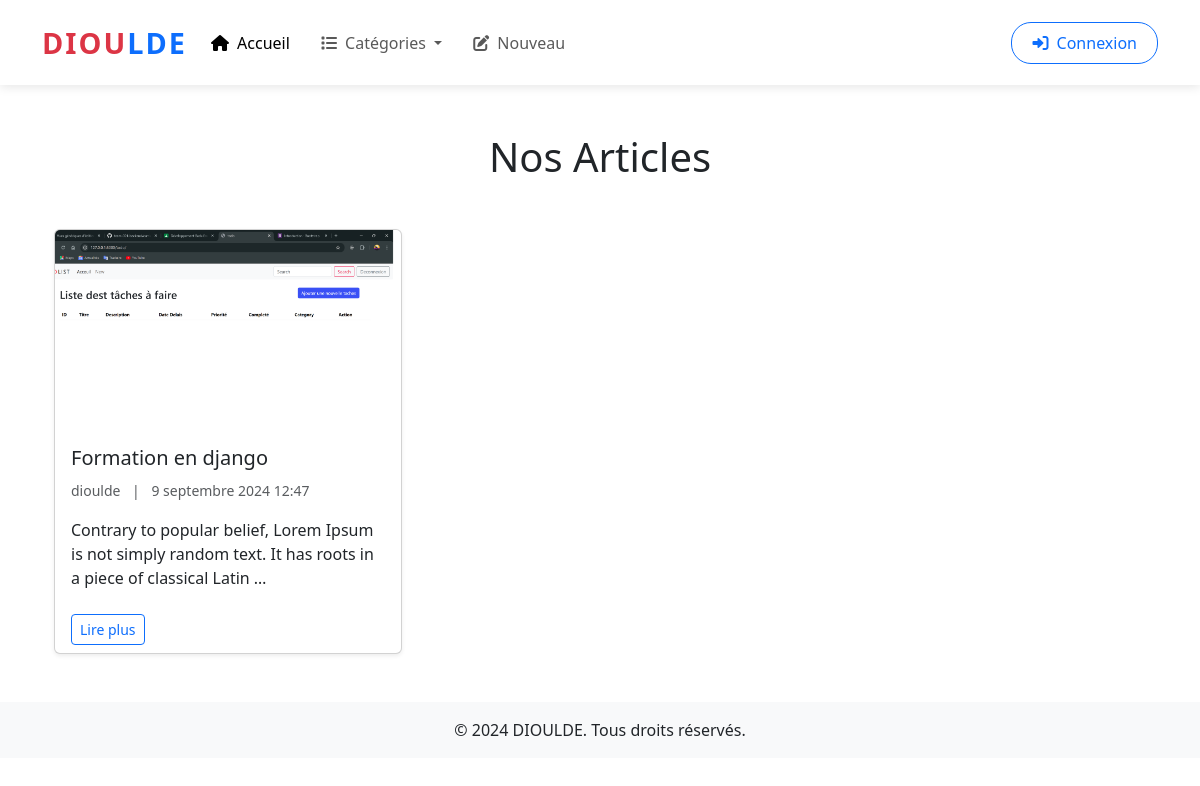
/article/list_article/, run on the app's committed database.
### article/models.py (models this page shows, shortened)
class Article(models.Model):
    title = models.CharField(max_length=255 , verbose_name='titre')
    sumary = models.CharField(max_length=255 , blank= True , null= True , verbose_name='resume')
    content = models.TextField(blank=True , null=True , verbose_name='contenu')
    date_pub = models.DateField(null= True ,default=timezone.now ,blank=True)
    cover = models.ImageField(upload_to='articles', max_length=255, null=True, verbose_name="photo de couverture")
    created_at = models.DateTimeField(auto_now_add=True, null=True)
    updated_at = models.DateTimeField(auto_now=True, null=True)
    user = models.ForeignKey(User, on_delete=models.PROTECT, null=True, blank=False)

### article/views.py (the view)
# urls.py: path('list_article/', list_article, name='list_article'),
def list_article(request):
    arts = Article.objects.all()
    context = {
        'articles': arts
    }
    return render(request, 'articles/list_articles.html', context)

### article/templates/articles/list_articles.html (shortened to what this page needs)
{% extends "articles/base.html" %} {% block body %}
<div class="container mt-5">
  <h1 class="text-center mb-5">Nos Articles</h1>
  <div class="row row-cols-1 row-cols-md-2 row-cols-lg-3 g-4">
    {% for article in articles %}
    <div class="col">
      <div class="card h-100 shadow-sm">
        <img
          src="{% if article.cover %}{{ article.cover.url }}{% else %}https://via.placeholder.com/600/24f355{% endif %}"
          class="card-img-top"
          alt="{{ article.title }}"
          style="height: 200px; object-fit: cover"
        />
        <div class="card-body">
          <h5 class="card-title">{{ article.title }}</h5>
          <p class="card-text text-muted">
            <small>
               {{ article.user }}
              <span class="mx-2">|</span>
               {{ article.created_at }}
            </small>
          </p>
          <p class="card-text">{{ article.content|truncatewords:20 }}</p>
        </div>
        <div class="card-footer bg-transparent border-top-0">
          <a
            href="{% url 'detail' article.id %}"
            class="btn btn-outline-primary btn-sm"
            >Lire plus</a
          >
        </div>
      </div>
    </div>
    {% empty %}
    <div class="col-12">
      <div class="alert alert-info" role="alert">
        Aucun article n'est disponible pour le moment.
      </div>
    </div>
    {% endfor %}
  </div>
</div>
{% endblock %}

### data on the page
Article: cover (picture), title "Formation en django", user "dioulde", created_at "9 septembre 2024 12:47", content "Contrary to popular belief, Lorem Ipsum is not simply random text. It has roots in a piece of classical Latin …"
